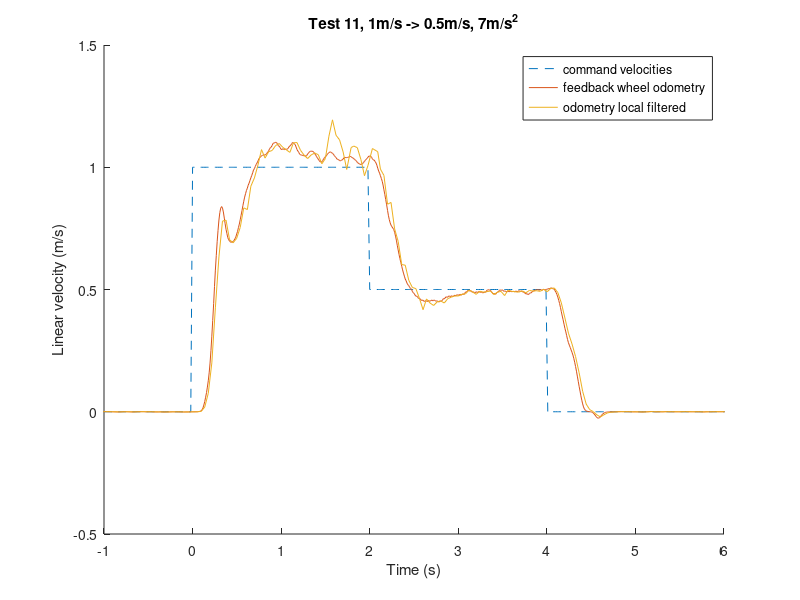

Here is the MATLAB script that generated this plot:
clear all;
close all;
%%%%%%%%%%%%%%%%%%% Read command velocities %%%%%%%%%%%%%%%%%%%%%%%%%%%%%%%
cmd_vel = csvread('_slash_segway_slash_cmd_vel.csv',1,0);
% Data format is: rosbagTimestamp,linear,x,y,z,angular,x,y,z
cmd_time = cmd_vel(:,1)/10^9;
cmd_lin = cmd_vel(:,3);
start_col = find(cmd_lin,1);% Find the first non-zero point
start_time = cmd_time(start_col);
cmd_time = cmd_time - start_time;
figure
hold on
plot(cmd_time,cmd_lin,'--');
%%%%%%%%%%%%%%%%%%% Read feedback_wheel_odometry %%%%%%%%%%%%%%%%%%%%%%%%%%%%%%%
% fid = fopen('wheel_odometry.csv','r');
% dlmread() and csvread() are designed to only expect numeric values, 
% So we need to delete all the non-numerics values.(Finish this step in sublime or other editers)

% Original data format is:
% rosbagTimestamp,header,seq,stamp,secs,nsecs,frame_id,child_frame_id,pose,
% pose,position,x,y,z,orientation,x,y,z,w,covariance,twist,twist,linear,x,y,z,
% angular,x,y,z,covariance

% After deleting non numeric values, data format is:
% rosbagTimestamp,seq,secs,nsecs,(position)x,(position)y,(position)z,(orientation)x,(orientation)y,(orientation)z,(orientation)w,
% covariance(36numbers),(linear)x,(linear)y,(linear)z,(angular)x,(angular)y,(angular)z,covariance(36numbers)

feedback_wheel_odometry = csvread('feedback_wheel_odometry.csv');
feedback_wheel_time = feedback_wheel_odometry(:,3) + feedback_wheel_odometry(:,4)/10^9;
feedback_wheel_time = feedback_wheel_time - start_time;
feedback_wheel_lin = feedback_wheel_odometry(:,48);
plot(feedback_wheel_time,feedback_wheel_lin);

%%%%%%%%%%%%%%%%%%% Read odometry_local_filtered %%%%%%%%%%%%%%%%%%%%%%%%%%%%%%%
odometry_local = csvread('odometry_local_filtered.csv');
odometry_local_time = odometry_local(:,3) + odometry_local(:,4)/10^9;
odometry_local_time = odometry_local_time - start_time;
odometry_local_lin = odometry_local(:,48);
plot(odometry_local_time,odometry_local_lin);
legend('command velocities','feedback wheel odometry','odometry local filtered','Location','best')
axis([-1 6 -0.5 1.5])
xlabel('Time (s)')
ylabel('Linear velocity (m/s)')
title('Test 11, 1m/s -> 0.5m/s, 7m/s^2')
